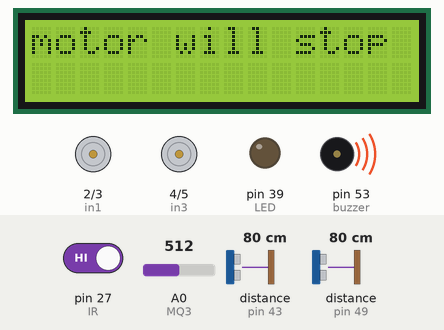
Simulated run of this sketch. Board: Arduino Mega 2560, built with avr-gcc and run on an emulated ATmega2560. On the bench: 16×2 character LCD, motor-driver pin pairs drawn as motors (green arrow = first pin HIGH = forward, orange = second pin HIGH = backward, longer = more drive, scaled by the enable pin), output pins drawn as LEDs (lit = HIGH), buzzer (waves = sounding, pin HIGH). Wiring (inferred from the names in the program): 2 × ultrasonic range finder: trigger pin 41, echo pin 43 / trigger pin 47, echo pin 49. Inputs (shaded band) come from the test bench; at power-on: A0 (MQ3) = 512, distance to the obstacle (sensors on pin 43, pin 49) 80 cm, pin 27 (IR) HIGH. The echo pulse lasts 58.3 µs per cm; pins used as bus, display or sensor lines are not drawn; what the sketch prints to the serial monitor is not drawn.

Above: at 7.8 s.
7.9 s: A0 (MQ3) set to 415
15.5 s: A0 (MQ3) set to 387
At 21.9 s:
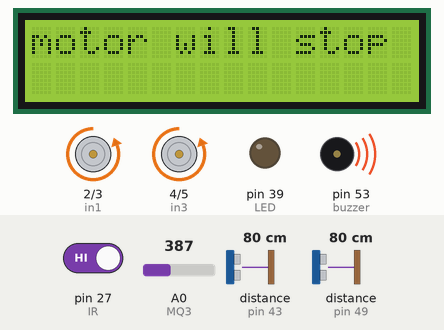
22.4 s: distance to the obstacle (sensor on pin 43) set to 13 cm
29.3 s: distance to the obstacle (sensor on pin 43) set to 10 cm
At 31.1 s:
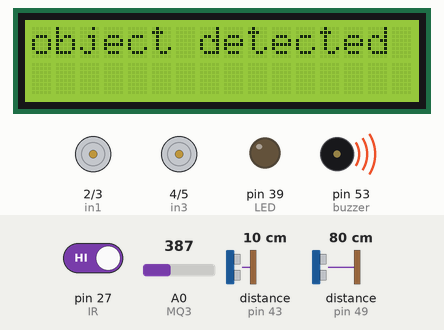
36.2 s: distance to the obstacle (sensor on pin 49) set to 299 cm
48.3 s: pin 27 (IR) driven LOW
Timing chart, 0 to 51.3 s (numbered marks = the images above; inputs shaded):
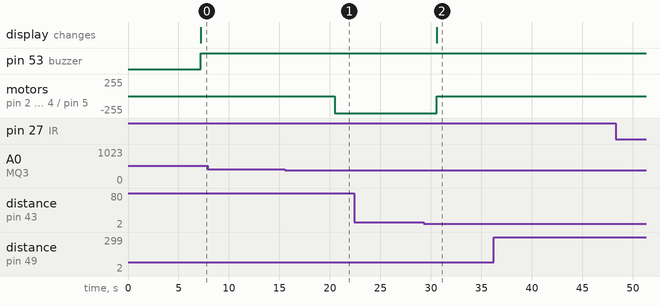

Measured:
- the behaviour switches between 400 and 399 on A0 (MQ3) (found by bisection; images 0 and 1)
- the behaviour switches between 12 and 11 cm on distance to the obstacle (sensor on pin 43) (found by bisection; images 1 and 2)
- after the input at 15.5 s, motor on pin 2 (in1) / pin 3 (in2), motor on pin 4 (in3) / pin 5 (in4): stopped → backward 255/255 after 5.0 s
- after the input at 22.4 s, every drawn part: stays the same
- after the input at 29.3 s, motor on pin 2 (in1) / pin 3 (in2), motor on pin 4 (in3) / pin 5 (in4): backward 255/255 → stopped after 1.3 s; the display: changes after 1.3 s (image 2)
- after the input at 36.2 s, every drawn part: stays the same

The sketch:

Group_3_Microtech.ino
```cpp
#include <SoftwareSerial.h>
#include <TinyGPS.h>
#include <Wire.h> // Include the Wire library for I2C
#include <LiquidCrystal_I2C.h> // Include the LiquidCrystal_I2C library for I2C LCD

#define MQ3 A0

//limits
#define alcohol_limit 400

//motor 1

#define in1 2
#define in2 3
#define enA 9

//motor 2

#define in3 4
#define in4 5
#define enB 10

//sensors
#define IR 27 // eye blink, ir
#define trigger1 41 //front
#define echo1 43
#define trigger2 47 //back
#define echo2 49

#define LED 39
#define buzzer 53

int near = 10;
int far = 40;
int eye_blink;
long duration, distance, FrontSensor, BackSensor, front_detect, back_detect;

//sms
int state = 0;
const int Trig = 9; // Trigger for the SMS
float gpslat, gpslon;

TinyGPS gps;
SoftwareSerial sgps(25, 23);
SoftwareSerial sgsm(7, 6);

// mq3
float MQ3_sensor;

//lcd
LiquidCrystal_I2C lcd(0x27, 16, 2);

int sleep = 0;
int count = 0;
void setup() {

  Serial.begin(9600);

  pinMode(enA, OUTPUT);
  pinMode(enB, OUTPUT);

  pinMode(in1, OUTPUT);
  pinMode(in2, OUTPUT);
  pinMode(in3, OUTPUT);
  pinMode(in4, OUTPUT);

  //ultrasonic sensor
  pinMode(trigger1, OUTPUT);
  pinMode(echo1, INPUT);

  pinMode(trigger2, OUTPUT);
  pinMode(echo2, INPUT);


  pinMode(buzzer, OUTPUT);
  pinMode(LED, OUTPUT);
  //lcd
  lcd.begin(16, 2); // Initialize the LCD
  lcd.backlight(); // Turn on the LCD backlight
  lcd.setCursor(15, 0);
  lcd.clear();
  lcd.setCursor(0, 0);
  lcd.print("Hello");
  delay(1000); // need to initialize alcohol sensor

}
void motor_on(){
  analogWrite(enA, 255);
  analogWrite(enB, 255);

/*motor direction
 * depends on the physical connection in the motor driver
 */
  digitalWrite(in1, LOW);
  digitalWrite(in2, HIGH);
  digitalWrite(in3, LOW);
  digitalWrite(in4, HIGH);

  }

void motor_off(){
  analogWrite(enA, 0);
  analogWrite(enB, 0);

  digitalWrite(in1, LOW);
  digitalWrite(in2, LOW);
  digitalWrite(in3, LOW);
  digitalWrite(in4, LOW);

  }


void stop_the_car(){
  for(int i=255; i > 0; --i){

    analogWrite(enA, i);
    analogWrite(enB, i);
    delay(20);
    }
  motor_off();
  }
void calc(int trigger,int echo)
{
  digitalWrite(trigger, LOW);
  delayMicroseconds(2);

  digitalWrite(trigger, HIGH);
  delayMicroseconds(10);

  digitalWrite(trigger, LOW);
  duration = pulseIn(echo, HIGH);
  distance = 0.017 * duration;
}

void drunk(){
  stop_the_car();
  digitalWrite(buzzer, HIGH);
  }
void warning(){
  motor_on();
  digitalWrite(buzzer, HIGH);
  }
void normal(){
  motor_on();
  digitalWrite(buzzer, LOW);
  }

void Alcohol(){
  MQ3_sensor = analogRead(MQ3);
  Serial.println("Sensor Value: ");
  Serial.println(MQ3_sensor);
  delay(1000);
  }
void eye(){
  eye_blink = digitalRead(IR);
  if (eye_blink == 0){

     count +=1;
     if (count == 3){
      sleep = 1;
      }
  }
  else{
     count = 0;
     sleep =0;
    }

  }
void ultrasonic_sensor(){
calc(trigger1, echo1);
FrontSensor = distance;

  if( distance <= near){
      front_detect = 1;

    }
   else{
    front_detect= 0;

    }


calc(trigger2, echo2);
BackSensor = distance;

  if( distance <= near){
      back_detect = 1;

    }
   else{
    back_detect = 0;

    }
  }


void loop() {

ultrasonic_sensor();
eye();
Alcohol();

  if (MQ3_sensor >= alcohol_limit||sleep == 1){
    drunk();
    lcd.clear();
    lcd.setCursor(0, 0);
    lcd.print("motor will stop");
    }
  else if(front_detect ==1){
    motor_off(); //immediate stop
    digitalWrite(buzzer, HIGH);

    lcd.clear();
    lcd.setCursor(0, 0);
    lcd.print("object detected at the front");
    }
  else if(back_detect ==1){
    motor_off(); //immediate stop
    digitalWrite(buzzer, HIGH);

    lcd.clear();
    lcd.setCursor(0, 0);
    lcd.print("object detected at the back");
  }
  else if (MQ3_sensor >= alcohol_limit - alcohol_limit/4){
    warning();
    }
  else{
    normal();
    }


}
```
